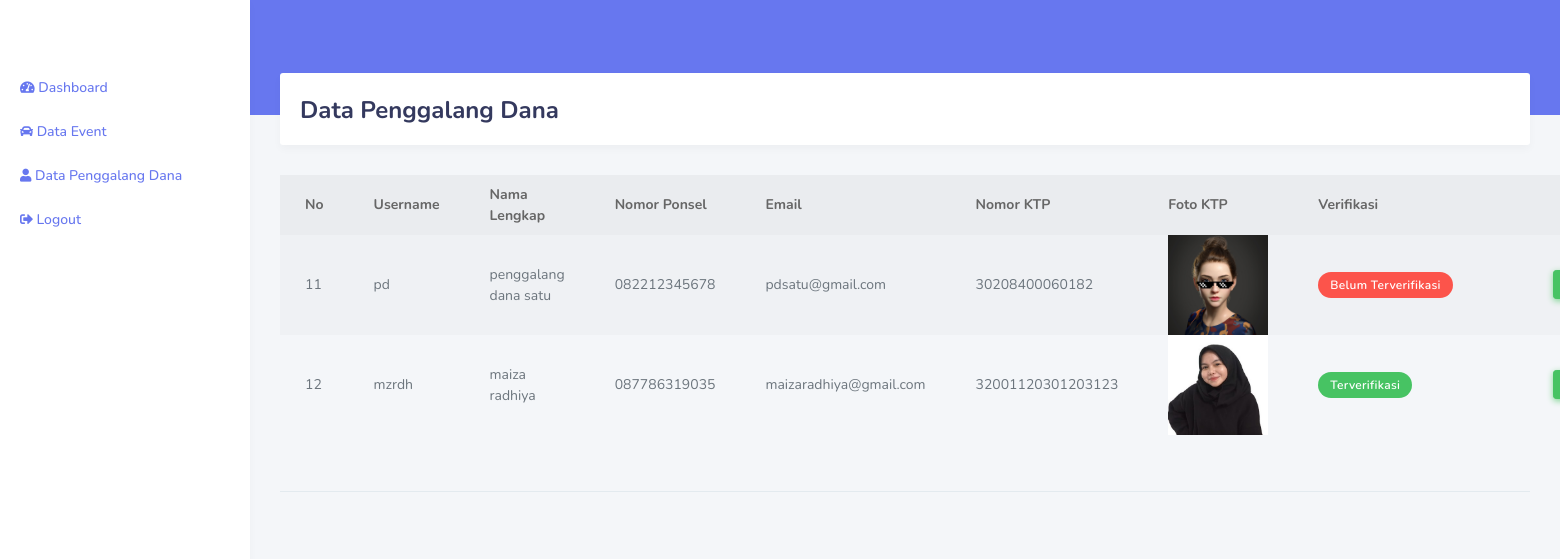
The page /index.php/admin/data_pd on the database its author committed.
### tables this page shows
CREATE TABLE `penggalang_dana` (
  `id_pd` int(11) NOT NULL,
  `username` varchar(255) NOT NULL,
  `nama_lengkap` varchar(255) NOT NULL,
  `nomor_ponsel` varchar(255) NOT NULL,
  `email` varchar(255) NOT NULL,
  `nomor_ktp` varchar(255) NOT NULL,
  `foto_ktp` varchar(255) NOT NULL,
  `password` varchar(255) NOT NULL,
  `role_id` int(11) NOT NULL,
  `is_active` varchar(255) NOT NULL
);

### application/controllers/admin/data_pd.php (called while the page is built, shortened)
<?php
Class Data_pd extends CI_Controller{
    public function __construct()
    {
        $this->load->model('wecan_model');
        $this->load->library('form_validation');
        $this->load->helper(array('form', 'url'));
    }
    public function index()
	{
		$data['penggalang_dana'] = $this->wecan_model->get_data('penggalang_dana')->result();
        $this->load->view('template_admin/header');
		$this->load->view('template_admin/sidebar');
		$this->load->view('admin/data_pd',$data);
		$this->load->view('template_admin/footer');
	}
}
?>

### index.php (called while the page is built, shortened)
<?php
require_once BASEPATH.'core/CodeIgniter.php';

### application/models/wecan_model.php (called while the page is built, shortened)
<?php
class Wecan_model extends CI_model{
	public function get_data($table){
		return $this->db->get($table);
	}
}
 ?>

### application/views/admin/data_pd.php (the view, shortened to what this page needs)
<div class="main-content">
        <section class="section">
          <div class="section-header">
            <h1>Data Penggalang Dana</h1>
          </div>
         </section>
         <table class="table table-hover table-striped table-borderd">
         <thead>
         	<tr>
         		<th>No</th>
         		<th>Username</th>
         		<th>Nama Lengkap</th>
         		<th>Nomor Ponsel</th>
         		<th>Email</th>
         		<th>Nomor KTP</th>
         		<th>Foto KTP</th>
         		<th>Verifikasi</th>
				<th></th>
	         	<th></th>
         	</tr>
         </thead>
         <tbody>
         	 <?php foreach ($penggalang_dana as $pd): ?>
         			<tr>
         				<td><?php echo $pd->id_pd ?></td>
         				<td><?php echo $pd->username ?></td>
         				<td><?php echo $pd->nama_lengkap ?></td>
         				<td><?php echo $pd->nomor_ponsel ?></td>
         				<td><?php echo $pd->email ?></td>
         				<td><?php echo $pd->nomor_ktp ?></td>
         				<td><img src="<?php  echo base_url().'assets/img/fotoktp/'.$pd->foto_ktp ?>" width="100 px" height="100px"></td>
         				<td><?php
         									if($pd->is_active == "0"){
                                                 echo "<span class='badge badge-danger'>Belum Terverifikasi</span>";
                                            } else {
         										echo "<span class='badge badge-success'>Terverifikasi</span>";
         									}
         								  ?></td>
         				<td>
         				</td>
                        <td>
	         				<a href="<?php echo base_url('admin/data_pd/detail_pd/').$pd->id_pd?>" class="btn btn-sm btn-success"><i class="fas fa-eye"></i></a>
	         			</td>
         			</tr>
         	<?php endforeach; ?>
         </tbody>
         </table>

### application/views/template_admin/header.php (shortened to what this page needs)
<!DOCTYPE html>
<html lang="en">
<head>
  <link rel="stylesheet" href="https://stackpath.bootstrapcdn.com/bootstrap/4.3.1/css/bootstrap.min.css">
  <link rel="stylesheet" href="https://use.fontawesome.com/releases/v5.7.2/css/all.css">
  <link rel="stylesheet" href="<?php echo base_url('assets/assets2')?> /assets/css/style.css">
  <link rel="stylesheet" href="<?php echo base_url('assets/assets2')?> /assets/css/components.css">
</head>

### application/views/template_admin/sidebar.php (shortened to what this page needs)
<body>
  <div id="app">
    <div class="main-wrapper">
      <div class="navbar-bg"></div>
      <div class="main-sidebar">
        <aside id="sidebar-wrapper">
          <div class="sidebar-brand">
          </div>
          <ul class="sidebar-menu">
            <a class="nav-link" href="<?php echo base_url('admin/dashboard')?> "><i class="fas fa-tachometer-alt"></i> <span>Dashboard</span></a></li>
            <a class="nav-link" href="<?php echo base_url('admin/dataevent')?> "><i class="fas fa-car"></i> <span>Data Event</span></a></li>
            <a class="nav-link" href="<?php echo base_url('admin/data_pd')?> "><i class="fas fa-user"></i> <span>Data Penggalang Dana</span></a></li>
            <a class="nav-link" href="<?php echo base_url('Auth/logout')?> "><i class="fas fa-sign-out-alt"></i> <span>Logout</span></a></li>
        </aside>
      </div>

### application/views/template_admin/footer.php (shortened to what this page needs)
<footer class="main-footer">
      </footer>
    </div>
  </div>
</body>
</html>

### rows shown on the page
penggalang_dana: id_pd "11", username "pd", nama_lengkap "penggalang dana satu", nomor_ponsel "082212345678", email "pdsatu@gmail.com", nomor_ktp "30208400060182", foto_ktp (picture), is_active "Belum Terverifikasi"
penggalang_dana: id_pd "12", username "mzrdh", nama_lengkap "maiza radhiya", nomor_ponsel "087786319035", email "maizaradhiya@gmail.com", nomor_ktp "32001120301203123", foto_ktp (picture), is_active "Terverifikasi"
